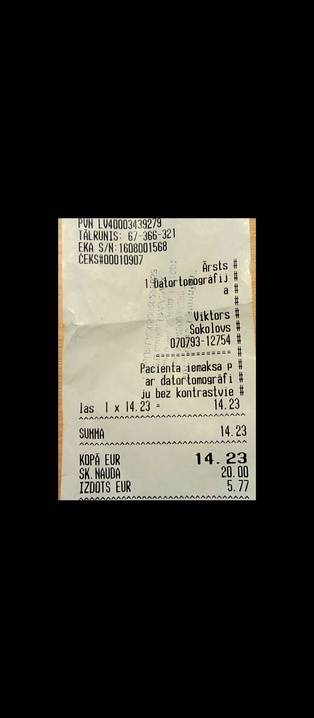
#> input picture app/input-receipt/original/rec.jpg, 314 x 718 px, shrunk from 1229 x 2816 before the run
$ python text-from-image.py
#> lines starting #> are read from the running program, lines starting #| are printed output that depends on the picture; after the words box and inside, x2 and y2 are one past the last pixel; in counts of white or black regions, pixels touching at a corner belong together
import os

import cv2
import pytesseract
from PIL import Image

name = "rec.jpg"
image_folder = "input-receipt/original"
output_dir = "output-receipt"
filename = "{}.png".format(os.getpid())
lang="lav"

image = cv2.imread(f'{image_folder}/{name}')
#> image is the input picture: shape (718, 314, 3); mean B, G, R 40.8, 46.1, 47.4
gray = cv2.cvtColor(image, cv2.COLOR_BGR2GRAY)
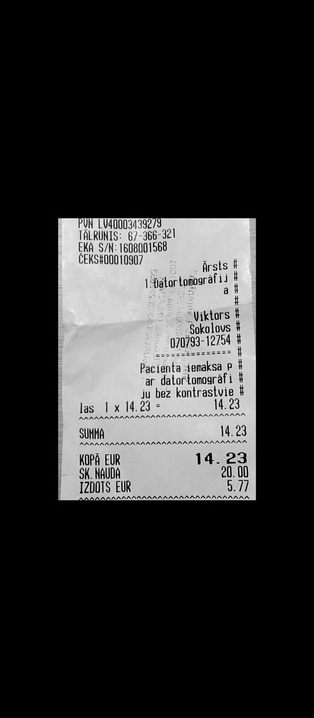
#> gray: shape (718, 314); min 0, max 254, mean 45.9
gray = cv2.threshold(gray, 0, 255, cv2.THRESH_BINARY | cv2.THRESH_OTSU)[1]
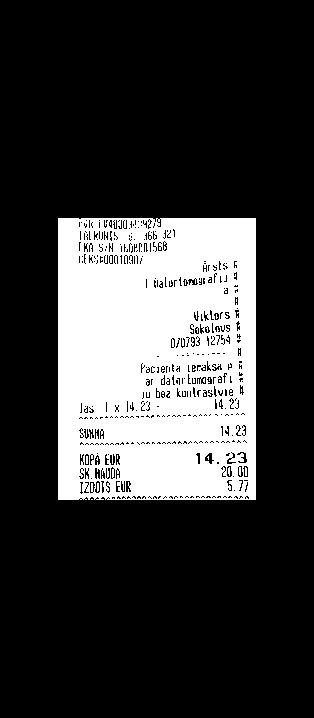
#> gray: shape (718, 314); 22.9% white; 18 white regions (17 under 20 px), largest, box (x1, y1, x2, y2) and area: (58, 218, 256, 500) 51441
cv2.imwrite(filename, gray)

#> (the run stopped early here; a loop or call above may not have finished)

$ run again, with app/input-receipt/modified/DSC_0050.jpg copied over app/input-receipt/original/rec.jpg
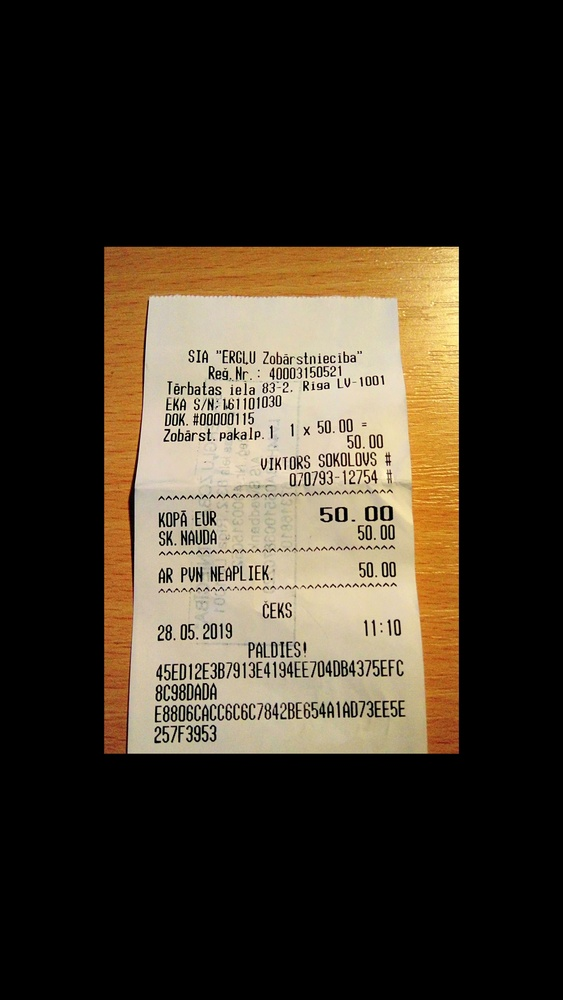
#> input picture app/input-receipt/modified/DSC_0050.jpg, 563 x 1000 px, shrunk from 2208 x 3920 before the run
#> image is the input picture: shape (1000, 563, 3); mean B, G, R 39.4, 52.2, 61.1
#> `gray = cv2.cvtColor(image, cv2.COLOR_BGR2GRAY)`:
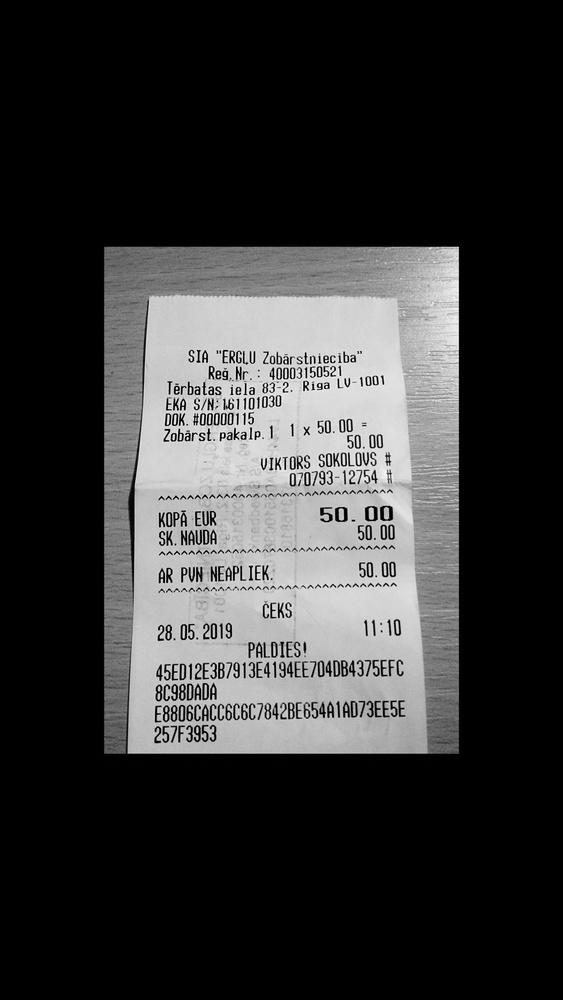
#> gray: shape (1000, 563); min 0, max 254, mean 53.4
#> `gray = cv2.threshold(gray, 0, 255, cv2.THRESH_BINARY | cv2.THRESH_OTSU..`:
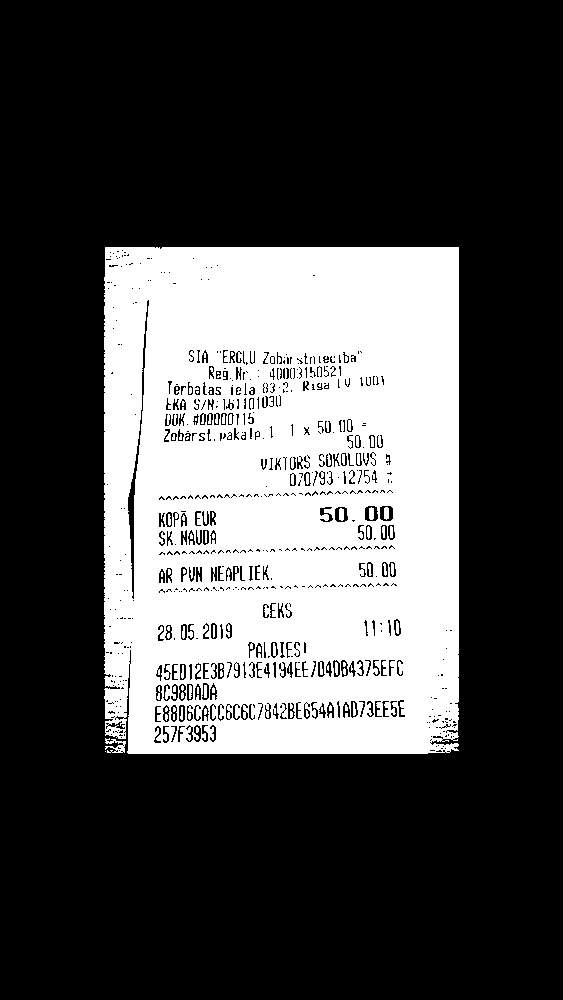
#> gray: shape (1000, 563); 29.6% white; 70 white regions (45 under 20 px), largest, box (x1, y1, x2, y2) and area: (104, 247, 459, 754) 165047, (105, 738, 126, 753) 158, (369, 507, 374, 520) 59
